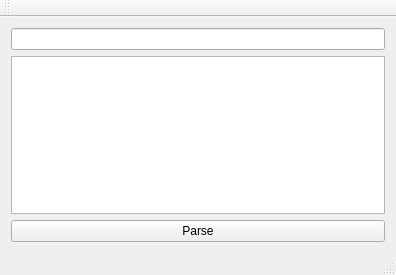
<?xml version="1.0" encoding="UTF-8"?>
<ui version="4.0">
 <class>MainWindow</class>
 <widget class="QMainWindow" name="MainWindow">
  <property name="geometry">
   <rect>
    <x>0</x>
    <y>0</y>
    <width>396</width>
    <height>275</height>
   </rect>
  </property>
  <property name="windowTitle">
   <string>MainWindow</string>
  </property>
  <widget class="QWidget" name="centralWidget">
   <layout class="QVBoxLayout" name="verticalLayout">
    <item>
     <layout class="QGridLayout" name="gridLayout">
      <item row="0" column="0">
       <widget class="QLineEdit" name="le_src_word"/>
      </item>
      <item row="1" column="0">
       <widget class="QTextEdit" name="te_result_words"/>
      </item>
      <item row="2" column="0">
       <widget class="QPushButton" name="btn_try_parse">
        <property name="text">
         <string>Parse</string>
        </property>
       </widget>
      </item>
     </layout>
    </item>
   </layout>
  </widget>
  <widget class="QMenuBar" name="menuBar">
   <property name="geometry">
    <rect>
     <x>0</x>
     <y>0</y>
     <width>396</width>
     <height>19</height>
    </rect>
   </property>
  </widget>
  <widget class="QToolBar" name="mainToolBar">
   <attribute name="toolBarArea">
    <enum>TopToolBarArea</enum>
   </attribute>
   <attribute name="toolBarBreak">
    <bool>false</bool>
   </attribute>
  </widget>
  <widget class="QStatusBar" name="statusBar"/>
 </widget>
 <layoutdefault spacing="6" margin="11"/>
 <resources/>
 <connections/>
</ui>
